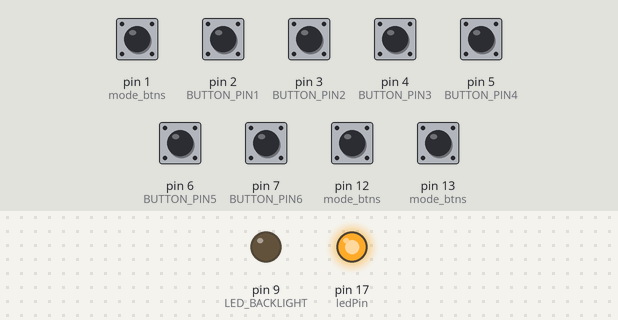
A program run on a simulated Arduino Leonardo, built with avr-gcc and run on an emulated ATmega32U4. Shown: output pins drawn as LEDs (lit = HIGH). The inputs (shaded band) are chosen by the test bench; at power-on: pin 1 (mode_btns), pin 2 (BUTTON_PIN1), pin 3 (BUTTON_PIN2), pin 4 (BUTTON_PIN3), pin 5 (BUTTON_PIN4), pin 6 (BUTTON_PIN5), pin 7 (BUTTON_PIN6), pin 12 (mode_btns), pin 13 (mode_btns) HIGH.

Above: at 1.2 s.
1.3 s: pin 2 (BUTTON_PIN1) pulled LOW for 0.15 s
At 1.37 s:
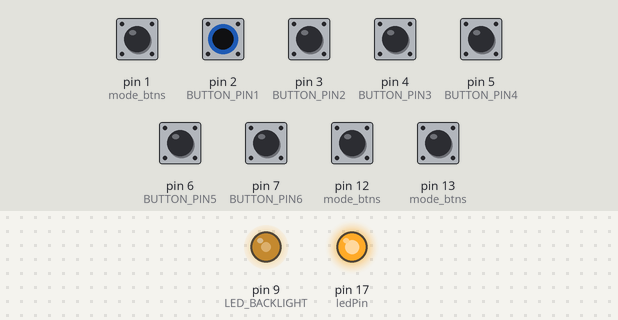
2.9 s: pin 13 (mode_btns) pulled LOW for 0.15 s
At 2.97 s:
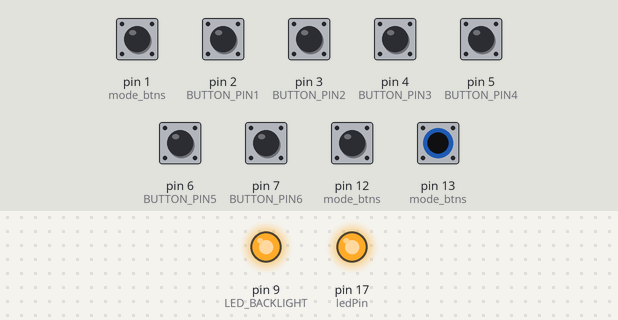
4.5 s: pin 12 (mode_btns) pulled LOW for 0.15 s
At 5.7 s:
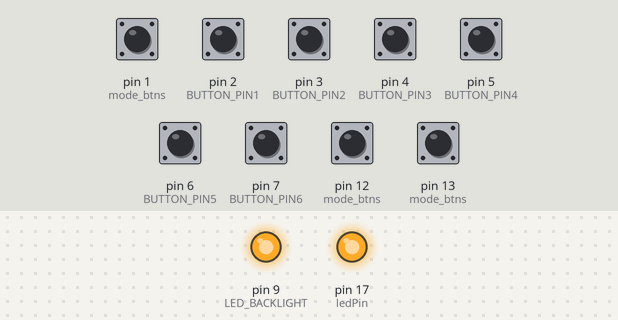
6.1 s: pin 12 (mode_btns) pulled LOW for 1 s
At 7.9 s:
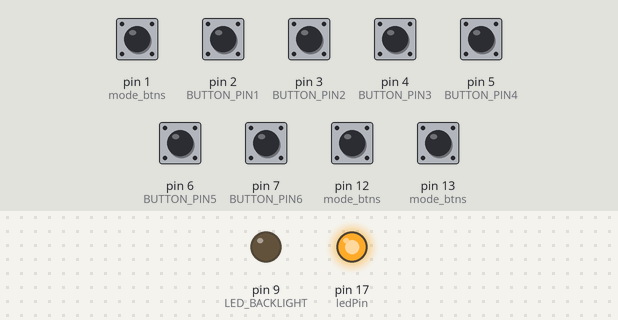
Timing chart, 0 to 9.4 s (numbered marks = the images above; inputs shaded):
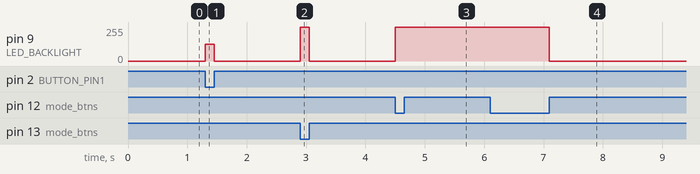

The program:

main.cpp
```cpp
#include "Arduino.h"
#include "Keyboard.h"

// Key definitions
#define BUTTON_KEY1 KEY_F13
#define BUTTON_KEY2 KEY_F14
#define BUTTON_KEY3 KEY_F15
#define BUTTON_KEY4 KEY_F16
#define BUTTON_KEY5 KEY_F17
#define BUTTON_KEY6 KEY_F18

// Mode
#define BRIGHTNESS 1
#define LIGHT_STYLE 2

// Pin definitions
#define BUTTON_PIN1 2
#define BUTTON_PIN2 3
#define BUTTON_PIN3 4
#define BUTTON_PIN4 5
#define BUTTON_PIN5 6
#define BUTTON_PIN6 7

#define LED_BACKLIGHT 9

#define BUTTON_LIGHT_MODE 12
#define BUTTON_BRIGHTNESS 13

char number_steps_of_brightness = 8;
char brightness_step = 255 / number_steps_of_brightness;
char brightness = 125;
boolean permanent_light = 0;

void failsafe(){
  for(;;){}
}

void light_background(boolean state) {
  if(!permanent_light) {
    state? analogWrite(LED_BACKLIGHT, brightness) : analogWrite(LED_BACKLIGHT, 0);
  } else {
    analogWrite(LED_BACKLIGHT, brightness);
  }
}

char change_brightness() {
    return brightness = brightness < brightness_step*number_steps_of_brightness ? brightness + brightness_step: 0;
}

boolean toggle_permanent_light() {
  return permanent_light = !permanent_light;
}

struct btn {
    const uint8_t pin;

    btn(uint8_t p) : pin(p) {}
    virtual ~btn() = default;

    virtual void press(boolean);

    void update(){
        press(!digitalRead(pin));
    }

};

// F-Button helper class for handling press/release and debouncing
class function_btn : public btn {
  public:
  const char key;

  function_btn(uint8_t k, uint8_t p) : btn(p), key(k){}
  virtual ~function_btn() = default;

  void press(boolean state) final {
    if(state == pressed || (millis() - lastPressed  <= debounceTime)){
      return;
    }

    lastPressed = millis();

    state ? Keyboard.press(key) : Keyboard.release(key);
    light_background(state);
    pressed = state;
  }

  private:
  const unsigned long debounceTime = 30;
  unsigned long lastPressed = 0;
  boolean pressed = 0;
} ;

// Mode-Button helper class for handling press/release and debouncing
class mode_btn : public btn {
    public:
    const uint8_t mode;

    mode_btn(uint8_t m, uint8_t p): btn(p), mode(m) {}
    virtual ~mode_btn() = default;

  void press(boolean state) final {
    if(state == pressed || (millis() - lastPressed  <= debounceTime)){
      return;
    }

    lastPressed = millis();

    switch (mode) {
    case BRIGHTNESS:
      state ? change_brightness(): brightness;
      break;

    case LIGHT_STYLE:
     state ? toggle_permanent_light(): permanent_light;
      break;

    default:
      break;
    }
    light_background(state);

    pressed = state;
  }

    private:
    const unsigned long debounceTime = 30;
    unsigned long lastPressed = 0;
    boolean pressed = 0;
};

function_btn func_btns[] = {
  {BUTTON_KEY1, BUTTON_PIN1},
  {BUTTON_KEY2, BUTTON_PIN2},
  {BUTTON_KEY3, BUTTON_PIN3},
  {BUTTON_KEY4, BUTTON_PIN4},
  {BUTTON_KEY5, BUTTON_PIN5},
  {BUTTON_KEY6, BUTTON_PIN6}
};

mode_btn mode_btns[] = {
  {BRIGHTNESS, BUTTON_BRIGHTNESS},
  {LIGHT_STYLE, BUTTON_LIGHT_MODE}
};


const uint8_t num_func_btns = sizeof(func_btns) / sizeof(function_btn);
const uint8_t num_mode_btns = sizeof(mode_btns) / sizeof(mode_btn);
const char ledPin = 17;

void setup() {
  // fety check.Sa Ground pin #1 (RX) to cancel keyboard inputs.
  pinMode(1, INPUT_PULLUP);
  if(!digitalRead(1)){
    failsafe();
  }
  // Set LEDs Off. Active low.
  pinMode(ledPin, OUTPUT);
  digitalWrite(ledPin, HIGH);
  TXLED0;

  // Backlight
  pinMode(LED_BACKLIGHT, OUTPUT);

  for(int i = 0; i < num_func_btns; i++){
    pinMode(func_btns[i].pin, INPUT_PULLUP);
  }
  for(int i = 0; i < num_mode_btns; i++){
    pinMode(mode_btns[i].pin, INPUT_PULLUP);
  }
}


void loop() {
  for(int i = 0; i < num_func_btns; i++){
    func_btns[i].update();
  }
    for(int i = 0; i < num_mode_btns; i++){
    mode_btns[i].update();
  }
}
```

Measured:
- after the input at 1.3 s, pin 9 (LED_BACKLIGHT): 0/255 → 125/255 at once, → 0/255 0.15 s later
- after the input at 2.9 s, pin 9 (LED_BACKLIGHT): 0/255 → 255/255 at once, → 0/255 0.15 s later
- after the input at 4.5 s, pin 9 (LED_BACKLIGHT): 0/255 → 255/255 at once
- after the input at 6.1 s, pin 9 (LED_BACKLIGHT): 255/255 → 0/255 after 1.0 s
